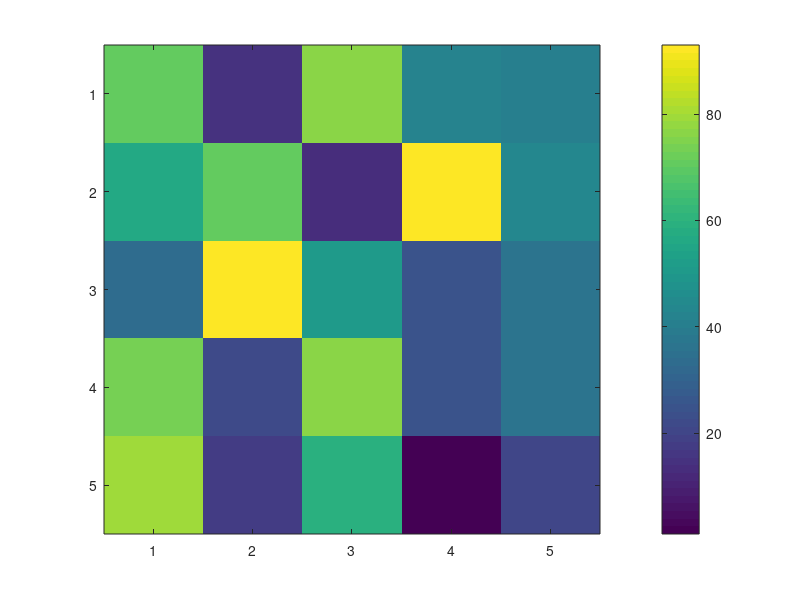
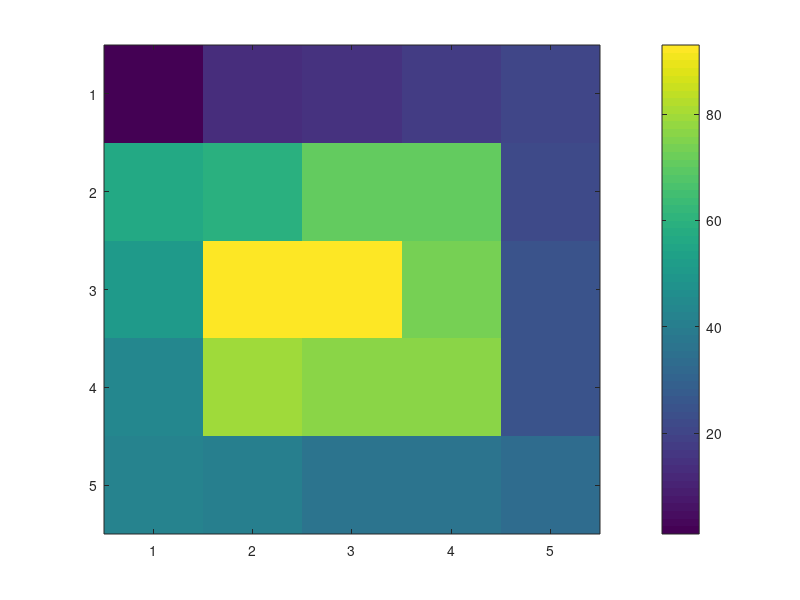

Source code (MATLAB) for these figures, in order:
n = round(input('Input n: '));
A = round(rand(n) * 100)
C = sort(A(:));
B = zeros(n);

flag = 'up';
i = 1;
j = n;
min_i = 1;
min_j = 1;
max_i = n;
max_j = n;
B(1, 1:n-1) = C(1:n-1);
k = n;
while k < n*n
    while i < max_i
       B(i, j) = C(k);
       i = i + 1;
       k = k + 1;
    end
    max_j = max_j - 1;
    
    while j > min_j
       B(i, j) = C(k);
       j = j - 1;
       k = k + 1;
    end
    min_i = min_i + 1;
    
    while i > min_i
       B(i, j) = C(k); 
       i = i - 1;
       k = k + 1;
    end
    min_j = min_j + 1;
    
    while j < max_j
       B(i, j) = C(k);
       j = j + 1;
       k = k + 1;
    end
    max_i = max_i - 1;
end

B(i, j) = C(k)

imagesc(A);
colorbar;
figure;
imagesc(B);
colorbar;